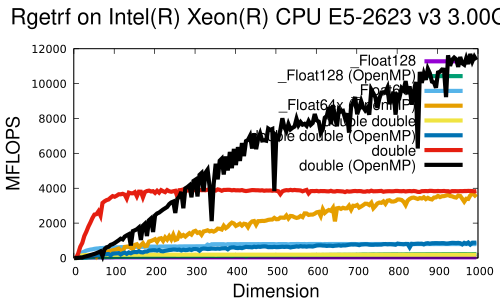

Reproduce this figure in gnuplot.
set xlabel font "Helvetica,20"
set ylabel font "Helvetica,20"
set key font "Helvetica,16"
set title font "Helvetica,24"
set title "Rgetrf on Intel(R) Xeon(R) CPU E5-2623 v3 @ 3.00GHz "
set xlabel "Dimension"
set ylabel "MFLOPS"
#set terminal postscript eps color enhanced
set terminal pdf

plot \
"log.Rgetrf._Float128"       using 1:3 title '\_Float128'             with lines linewidth 6, \
"log.Rgetrf._Float128_opt"   using 1:3 title '\_Float128 (OpenMP)'    with lines linewidth 6, \
"log.Rgetrf._Float64x"       using 1:3 title '\_Float64x'             with lines linewidth 6, \
"log.Rgetrf._Float64x_opt"   using 1:3 title '\_Float64x (OpenMP)'    with lines linewidth 6, \
"log.Rgetrf.dd"              using 1:3 title 'double double'          with lines linewidth 6, \
"log.Rgetrf.dd_opt"          using 1:3 title 'double double (OpenMP)' with lines linewidth 6, \
"log.Rgetrf.double"          using 1:3 title 'double'                 with lines linewidth 6, \
"log.Rgetrf.double_opt"	    using 1:3 title 'double (OpenMP)'        with lines linewidth 6
